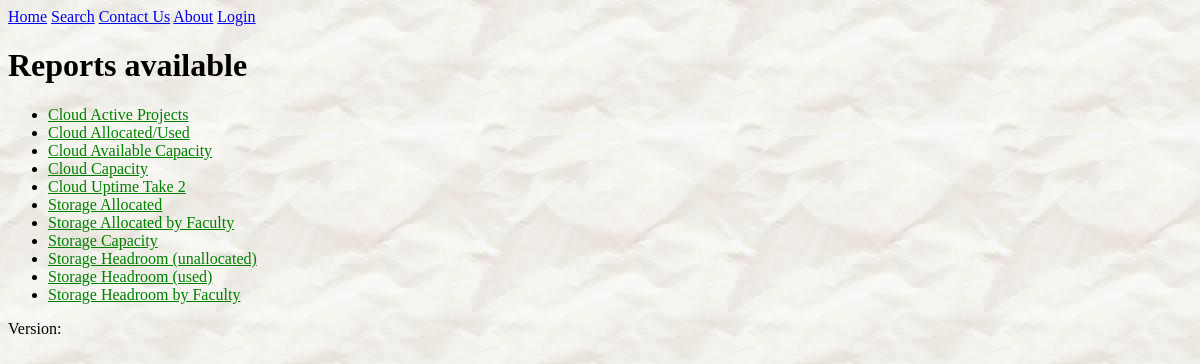
Page /reports/ on the earlier database version.
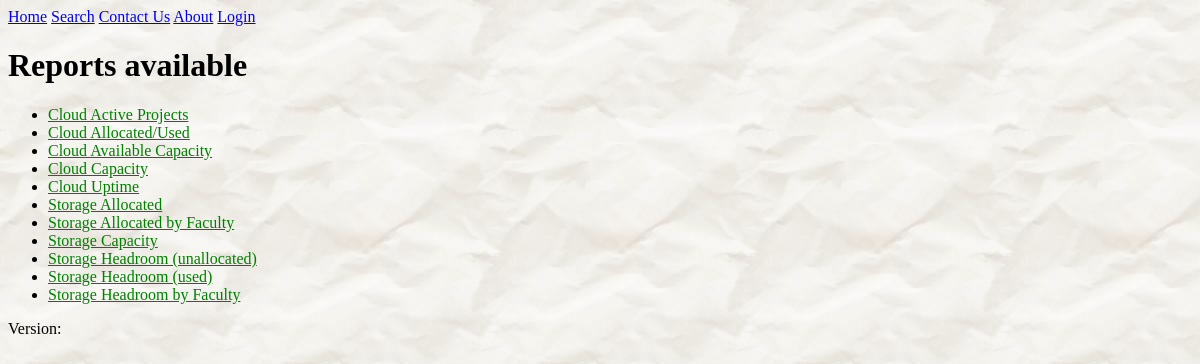
Same page on the later database version.
### reports/models.py (models this page shows, shortened)
class Report(models.Model):
    report_title = models.CharField(max_length=100)
    pub_date = models.DateTimeField('date published')
    d3_file_name = models.CharField(max_length=100, default='.js')
    description = models.TextField(blank=True, null=True)
    def was_published_recently(self):
        """
        Return True if was published in the last day, False otherwise

        >>> import datetime
        >>> from django.utils import timezone
        >>> from reports.models import Report
        >>> future_report = Report(pub_date=timezone.now()+ datetime.timedelta(days=30), report_title="Futurama")
        >>> future_report.was_published_recently()
        False
        """
        now = timezone.now()
        return now - datetime.timedelta(days=1) <= self.pub_date <= now
    was_published_recently.admin_order_field = 'pub_date'
    was_published_recently.boolean = True
    was_published_recently.short_description = 'Published recently?'

### reports/views.py (the view)
class BrowseView(generic.ListView):
    template_name = 'reports/reports.html'
    context_object_name = 'latest_report_list'
    def __init__(self, **kwargs):
        super().__init__(**kwargs)
        self.selected_set = ''
    def get_queryset(self):
        reports = Report.objects.filter(pub_date__lte=timezone.now())
        self.selected_set = self.request.GET.get('set', '')
        if self.selected_set == 'cloud':
            reports = reports.filter(report_title__startswith='Cloud')
        elif self.selected_set == 'storage':
            reports = reports.filter(report_title__startswith='Storage')
        return reports.order_by('report_title')[:11]
    def get_context_data(self, **kwargs):
        result = super().get_context_data(**kwargs)
        result['set'] = self.selected_set
        return result

### reports/templates/reports/reports.html (shortened to what this page needs)
{%  extends 'base.html' %}
{%  block h1 %}Reports available{%  endblock %}
{%  block content %}
{% if latest_report_list %}
    <ul>
        {% for report in latest_report_list %}
            <li><a href="{% url 'reports:detail' report.id %}?set={{ set }}">{{ report.report_title }}</a></li>
        {% endfor %}
    </ul>
{% else %}
    <p>No reports are available.</p>
{% endif %}
{% endblock %}

### templates/base.html (shortened to what this page needs)
<!DOCTYPE html>
<html lang="en">
<head>
    {% load staticfiles %}
    <link rel="stylesheet" type="text/css" href="{% static 'reports/style.css' %}"/>
</head>
<body>
{% include 'nav.html' %}
<h1>{%  block h1 %}{%  endblock %}</h1>
{% block content %}{% endblock %}
{% block footer %}
    <p>Version: {{ SOURCE_REVISION }}</p>
{% endblock %}
</body>
</html>

### templates/nav.html
<div id="nav">
    <a href="/">Home</a>
    <a href="/reports/search">Search</a>
    <a href="/contact">Contact Us</a>
    <a href="/reports/about">About</a>
    {% if user.is_authenticated %} <a href="/logout/?next=/">Logout</a> </p>
    {% else %}
        <a href="/login">Login</a>
    {% endif %}
</div>

### reports/static/reports/style.css (style rules this page uses)
li a { color: green; }
body { background: url("images/bg-napkin.jpg"); }
body, h1, h2, h3, input[type="text"], input[type="password"], textarea, select, input.submit { font-family: "Comic Sans MS", cursive; }

Differences in the rows shown:
changed Report: report_title "Cloud Uptime Take 2" → "Cloud Uptime"
